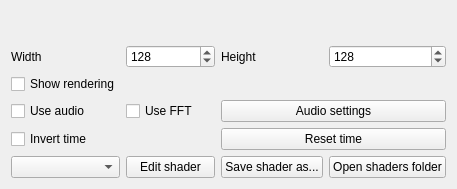
<?xml version="1.0" encoding="UTF-8"?>
<ui version="4.0">
 <class>Shaders</class>
 <widget class="QWidget" name="Shaders">
  <property name="geometry">
   <rect>
    <x>0</x>
    <y>0</y>
    <width>457</width>
    <height>189</height>
   </rect>
  </property>
  <property name="sizePolicy">
   <sizepolicy hsizetype="Preferred" vsizetype="Fixed">
    <horstretch>0</horstretch>
    <verstretch>0</verstretch>
   </sizepolicy>
  </property>
  <layout class="QGridLayout" name="gridLayout" rowstretch="0,0,0,0,0,0,0,0,0" columnstretch="0,0,0,0">
   <property name="sizeConstraint">
    <enum>QLayout::SetDefaultConstraint</enum>
   </property>
   <item row="5" column="0">
    <widget class="QComboBox" name="shaders"/>
   </item>
   <item row="5" column="2">
    <widget class="QPushButton" name="save_shader_as">
     <property name="text">
      <string>Save shader as...</string>
     </property>
    </widget>
   </item>
   <item row="4" column="2" colspan="2">
    <widget class="QPushButton" name="time_reset">
     <property name="text">
      <string>Reset time</string>
     </property>
    </widget>
   </item>
   <item row="5" column="1">
    <widget class="QPushButton" name="edit">
     <property name="text">
      <string>Edit shader</string>
     </property>
    </widget>
   </item>
   <item row="0" column="0" colspan="4">
    <widget class="QLabel" name="preview">
     <property name="text">
      <string/>
     </property>
    </widget>
   </item>
   <item row="3" column="0">
    <widget class="QCheckBox" name="use_audio">
     <property name="text">
      <string>Use audio</string>
     </property>
    </widget>
   </item>
   <item row="3" column="1">
    <widget class="QCheckBox" name="use_fft">
     <property name="text">
      <string>Use FFT</string>
     </property>
    </widget>
   </item>
   <item row="1" column="3">
    <widget class="QSpinBox" name="height">
     <property name="minimum">
      <number>1</number>
     </property>
     <property name="maximum">
      <number>512</number>
     </property>
     <property name="value">
      <number>128</number>
     </property>
    </widget>
   </item>
   <item row="2" column="0">
    <widget class="QCheckBox" name="show_rendering">
     <property name="text">
      <string>Show rendering</string>
     </property>
    </widget>
   </item>
   <item row="4" column="0" colspan="2">
    <widget class="QCheckBox" name="invert_time">
     <property name="text">
      <string>Invert time</string>
     </property>
    </widget>
   </item>
   <item row="1" column="0">
    <widget class="QLabel" name="label">
     <property name="text">
      <string>Width</string>
     </property>
    </widget>
   </item>
   <item row="5" column="3">
    <widget class="QPushButton" name="open_shaders_folder">
     <property name="text">
      <string>Open shaders folder</string>
     </property>
    </widget>
   </item>
   <item row="1" column="2">
    <widget class="QLabel" name="label_2">
     <property name="text">
      <string>Height</string>
     </property>
    </widget>
   </item>
   <item row="3" column="2" colspan="2">
    <widget class="QPushButton" name="audio_settings">
     <property name="text">
      <string>Audio settings</string>
     </property>
    </widget>
   </item>
   <item row="1" column="1">
    <widget class="QSpinBox" name="width">
     <property name="minimum">
      <number>1</number>
     </property>
     <property name="maximum">
      <number>512</number>
     </property>
     <property name="value">
      <number>128</number>
     </property>
    </widget>
   </item>
  </layout>
 </widget>
 <tabstops>
  <tabstop>shaders</tabstop>
 </tabstops>
 <resources/>
 <connections/>
</ui>
